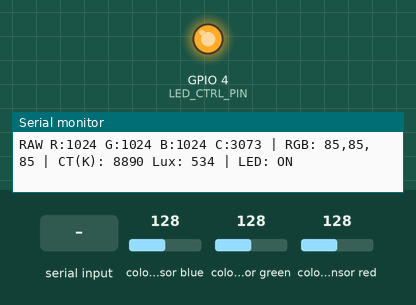
This sketch was run on a simulated ESP32. Parts: output pins drawn as LEDs (lit = HIGH), the last lines printed to the serial monitor. The test bench sets the inputs (shaded band); at power-on: colour sensor blue 128, colour sensor green 128, colour sensor red 128.

Above: at 1.4 s.
1.5 s: "off\n" received over Serial
At 1.8 s:
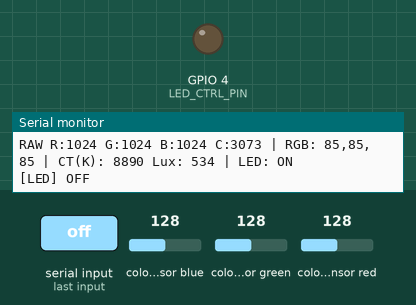
3.4 s: "on\n" received over Serial
At 4.2 s:
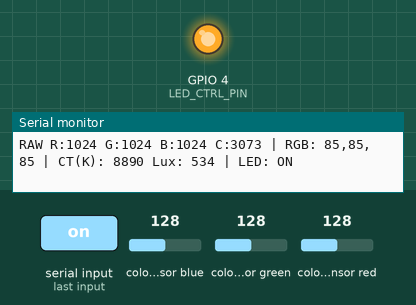
Timing chart, 0 to 6.4 s (numbered marks = the images above; inputs shaded):
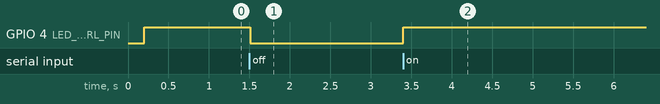

The sketch:

ES32_rgb_sensor_LEDonOFF_TCS34725.ino
```cpp
/*
ESP32 + TCS34725 with LED control via Serial ("on"/"off")

I2C wiring:
  ESP32 3V3  → VIN (or VCC) on TCS34725
  ESP32 GND  → GND
  ESP32 GPIO21 (SDA) → SDA
  ESP32 GPIO22 (SCL) → SCL

Optional LED control (for clones with LED/LED_EN pad):
  ESP32 GPIO4 → LED (or LED_EN) pad on the breakout
  (If the LED is hardwired ON via a solder jumper, cut that jumper first.)

Serial: 115200 baud. Type: on / off
*/

#include <Wire.h>
#include "Adafruit_TCS34725.h"

// I2C config
Adafruit_TCS34725 tcs(
  TCS34725_INTEGRATIONTIME_154MS,
  TCS34725_GAIN_4X
);

// ===== Optional direct LED control pin (set to -1 to disable) =====
#define LED_CTRL_PIN 4   // connect to breakout's LED / LED_EN pad; set -1 if not used

bool ledOn = true;

void setLed(bool on) {
  ledOn = on;

  // Try library LED control (works on Adafruit-style boards; inverted!)
  // false = LED ON, true = LED OFF
  tcs.setInterrupt(!on);

  // Also try direct pin control for clones
  #if (LED_CTRL_PIN >= 0)
    // Many boards use active-HIGH to turn LED ON; some are active-LOW.
    // We'll try active-HIGH first. If your LED inverts, swap the writes.
    digitalWrite(LED_CTRL_PIN, on ? HIGH : LOW);
  #endif

  Serial.print("[LED] "); Serial.println(on ? "ON" : "OFF");
}

static inline uint8_t clamp255(float v){
  if (v < 0) return 0;
  if (v > 255) return 255;
  return (uint8_t)(v + 0.5f);
}

void rawToRGB255(uint16_t r, uint16_t g, uint16_t b, uint16_t c,
                 uint8_t &R, uint8_t &G, uint8_t &B) {
  float denom = (c > 0) ? c : (float)max<uint16_t>(1, max(r, max(g, b)));
  float k = 255.0f / denom;
  R = clamp255(r * k);
  G = clamp255(g * k);
  B = clamp255(b * k);
}

String inbuf;

void handleSerial() {
  while (Serial.available()) {
    char ch = (char)Serial.read();
    if (ch == '\r') continue;
    if (ch == '\n') {
      inbuf.trim();
      if (inbuf.equalsIgnoreCase("on"))       setLed(true);
      else if (inbuf.equalsIgnoreCase("off")) setLed(false);
      else if (!inbuf.isEmpty()) {
        Serial.print("Unknown cmd: "); Serial.println(inbuf);
        Serial.println("Use: on / off");
      }
      inbuf = "";
    } else {
      inbuf += ch;
      if (inbuf.length() > 64) inbuf = "";
    }
  }
}

void setup() {
  Serial.begin(115200);
  delay(200);
  Serial.println("TCS34725 RGB with LED control (type 'on' / 'off')");

  #if (LED_CTRL_PIN >= 0)
    pinMode(LED_CTRL_PIN, OUTPUT);
    digitalWrite(LED_CTRL_PIN, HIGH); // assume active-HIGH ON; we sync below
  #endif

  if (!tcs.begin()) {
    Serial.println("ERROR: TCS34725 not found. Check wiring.");
    while (1) delay(1000);
  }

  // Start with LED ON for stable readings
  setLed(true);
}

void loop() {
  handleSerial();

  uint16_t r, g, b, c;
  tcs.getRawData(&r, &g, &b, &c);

  uint8_t R, G, B;
  rawToRGB255(r, g, b, c, R, G, B);

  uint16_t ct  = tcs.calculateColorTemperature(r, g, b);
  uint16_t lux = tcs.calculateLux(r, g, b);

  Serial.print("RAW R:"); Serial.print(r);
  Serial.print(" G:");    Serial.print(g);
  Serial.print(" B:");    Serial.print(b);
  Serial.print(" C:");    Serial.print(c);
  Serial.print(" | RGB: ");
  Serial.print((int)R); Serial.print(",");
  Serial.print((int)G); Serial.print(",");
  Serial.print((int)B);
  Serial.print(" | CT(K): "); Serial.print(ct);
  Serial.print(" Lux: ");     Serial.print(lux);
  Serial.print(" | LED: ");   Serial.println(ledOn ? "ON" : "OFF");

  for (int i=0;i<50;i++){ handleSerial(); delay(10); }
}
```

Measured:
- after the input at 1.5 s, GPIO 4 (LED_CTRL_PIN): HIGH → LOW at once
- after the input at 3.4 s, GPIO 4 (LED_CTRL_PIN): LOW → HIGH at once
